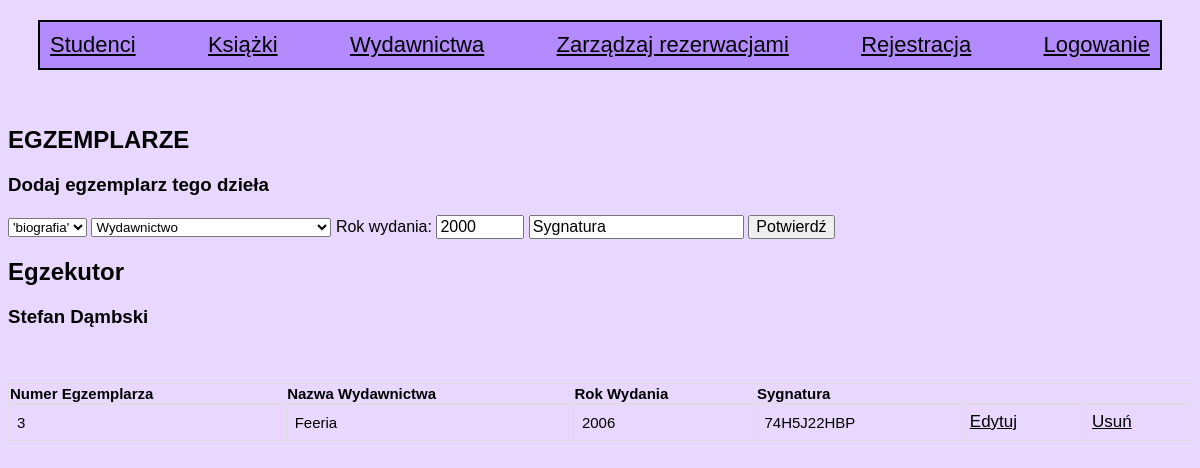
Screenshot of /egzemplarz.php?id_dzielo=4 with the database file from the repository.
### tables this page shows
CREATE TABLE dzielo (
id_dzielo INT(10) NOT NULL AUTO_INCREMENT,
kategoria ENUM('horror', 'thriller', 'science fiction', 'kryminal', 'romans', 'nauka', 'psychologia', 'poezja', 'biografia', 'inna'),
tytul VARCHAR(100) NOT NULL,
autor VARCHAR(100) NOT NULL,
PRIMARY KEY (id_dzielo)
 );

CREATE TABLE egzemplarz (
id_egz INT(10) NOT NULL AUTO_INCREMENT,
dzielo_id INT(10) NOT NULL,
wyd_id INT(10) NOT NULL,
rok_wydania INT(10) DEFAULT NULL,
sygnatura VARCHAR(20) NOT NULL UNIQUE,
CONSTRAINT dzielo FOREIGN KEY (dzielo_id) REFERENCES dzielo(id_dzielo) ON UPDATE CASCADE,
CONSTRAINT wydawnictwo FOREIGN KEY (wyd_id) REFERENCES wydawnictwo(id_wyd) ON UPDATE CASCADE,
PRIMARY KEY (id_egz),
CONSTRAINT unEgz UNIQUE (dzielo_id, wyd_id)
 );

CREATE TABLE wydawnictwo (
id_wyd INT(10) NOT NULL AUTO_INCREMENT,
nazwa_wyd VARCHAR(100) NOT NULL,
PRIMARY KEY (id_wyd)
 );

### egzemplarz.php (the view, shortened to what this page needs)
<?php
include 'widok.php';
require_once "dodatkowe.php";
$q="SELECT * from wydawnictwo order by id_wyd";
$q1="SELECT * FROM dzielo WHERE id_dzielo={$_GET['id_dzielo']}";
$result = mysqli_query($link, $q) or die($link->error);
$result1 = mysqli_query($link, $q1) or die($link->error);
?>
<div id="nowy_egzemplarz"><?php if (isset($_SESSION['zalogowano']) && $_SESSION['zalogowano'] == true) : ?>
	<h2>EGZEMPLARZE</h2>
	<h3>Wyszukaj egzemplarz</h3>
		<form action="szukaj_egzemplarz.php" method="POST">
		<input type="text" name="search" value="Wpisz sygnaturę">
		<input type="submit" value="Szukaj"></form><?php else: ?>
	<h2>EGZEMPLARZE</h2>
	<h3>Dodaj egzemplarz tego dzieła</h3>
	<form method="POST" action="nowy_egzemplarz.php">
		<select name = "id_dzielo">
		<?php
		while($row1=mysqli_fetch_array($result1)){
			echo "<option value='" . $row1[0] . "'>'" . $row1[1] . "'</option>";
		}?></select>
		<select name = "id_wyd">
		<option value = "id_wyd"> Wydawnictwo</option>
		<?php
		while($row=mysqli_fetch_array($result)){
			echo "<option value='" . $row[0] . "'>'" . $row[1] . "'</option>";
		}?></select>
		Rok wydania: <input type="number" name="rok_wydania" min="0" style="width: 80px;" value="2000">
		<input type="text" name="sygnatura" value="Sygnatura">
		<input type="submit" value="Potwierdź"><?php endif; ?>
	</form>
</div>
<?php
$q = "SELECT * FROM dzielo WHERE id_dzielo={$_GET['id_dzielo']}";
$result = mysqli_query($link, $q) or die($link->error);
$row = $result->fetch_assoc();
echo "<h2>".$row['tytul']."</h2>";
echo "<h3>".$row['autor']."</h2>";
?>
<br><br>
<?php
$q1 = "SELECT id_wyd,nazwa_wyd, egzemplarz.* FROM egzemplarz JOIN wydawnictwo ON id_wyd=wyd_id WHERE dzielo_id={$_GET['id_dzielo']}";
$result1 = mysqli_query($link, $q1) or die($link->error);
?>
<div>
	<table id="egztable">
		<thead>
			<tr>
				<th>Numer Egzemplarza</th>
				<th>Nazwa Wydawnictwa</th>
				<th>Rok Wydania</th>
				<th>Sygnatura</th>
			</tr>
		</thead>
		<?php
			while ($row1 = $result1->fetch_assoc()): ?>
		<tr><?php if (isset($_SESSION['zalogowano']) && $_SESSION['zalogowano'] == true) : ?>
			<td><?php echo $row1['id_egz']; ?></td>
			<td><?php echo $row1['nazwa_wyd']; ?></td>
			<td><?php echo $row1['rok_wydania']; ?></td>
			<td><?php echo $row1['sygnatura']; ?></td>
			<td><form method="POST" action="rezerwuj.php"><input type="submit" name="rezerwuj" value="Rezerwuj"></form></td>
			<?php else: ?>
			<td><?php echo $row1['id_egz']; ?></td>
			<td><?php echo $row1['nazwa_wyd']; ?></td>
			<td><?php echo $row1['rok_wydania']; ?></td>
			<td><?php echo $row1['sygnatura']; ?></td>
			<td><?php echo "<a class=\"tytul\" href=\"edytuj_egzemplarz.php?id_egz={$row1['id_egz']}\">Edytuj</a>" ?></td>
			<td><?php echo "<a class=\"tytul\" href=\"usun_egzemplarz.php?id_egz={$row1['id_egz']}\">Usuń</a>" ?></td>
			<?php endif; ?>
		</tr>
		<?php endwhile; ?>
	</table>
</div>

### style.css (style rules this page uses)
body { background-color: #e8d8ff; font-family: arial, sans-serif; }
table { font-family: arial, sans-serif; border-collapse: collapse; width: 100%; justify-content: space-between; }
thead,tr, td { border: 1px solid #dddddd; text-align: left; padding: 8px; font-size: 15px; }
a { color: black; font-size: 17px; }
input { font-size: 16px; }
form { display: inline; }

### rows the page displays
dzielo: tytul "Egzekutor", autor "Stefan Dąmbski"
egzemplarz: id_egz "3", wyd.nazwa_wyd "Feeria", rok_wydania "2006", sygnatura "74H5J22HBP"
